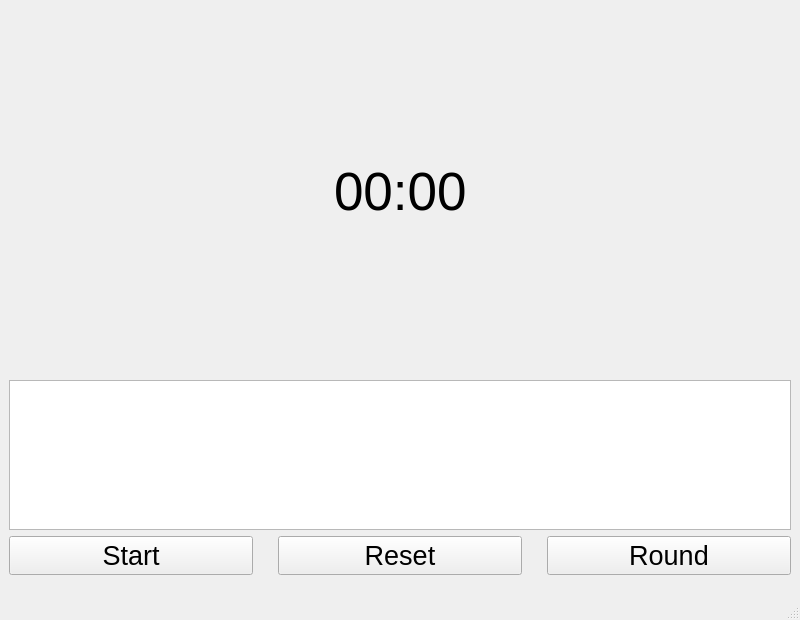
<?xml version="1.0" encoding="UTF-8"?>
<ui version="4.0">
 <class>MainWindow</class>
 <widget class="QMainWindow" name="MainWindow">
  <property name="geometry">
   <rect>
    <x>0</x>
    <y>0</y>
    <width>800</width>
    <height>620</height>
   </rect>
  </property>
  <property name="sizePolicy">
   <sizepolicy hsizetype="Expanding" vsizetype="Fixed">
    <horstretch>0</horstretch>
    <verstretch>0</verstretch>
   </sizepolicy>
  </property>
  <property name="minimumSize">
   <size>
    <width>0</width>
    <height>100</height>
   </size>
  </property>
  <property name="maximumSize">
   <size>
    <width>16777215</width>
    <height>16777215</height>
   </size>
  </property>
  <property name="font">
   <font>
    <pointsize>20</pointsize>
   </font>
  </property>
  <property name="windowTitle">
   <string>MainWindow</string>
  </property>
  <widget class="QWidget" name="centralwidget">
   <layout class="QHBoxLayout" name="horizontalLayout_2">
    <item>
     <layout class="QVBoxLayout" name="verticalLayout_2">
      <item>
       <layout class="QHBoxLayout" name="horizontalLayout">
        <property name="sizeConstraint">
         <enum>QLayout::SizeConstraint::SetMinimumSize</enum>
        </property>
        <item>
         <spacer name="horizontalSpacer">
          <property name="orientation">
           <enum>Qt::Orientation::Horizontal</enum>
          </property>
          <property name="sizeHint" stdset="0">
           <size>
            <width>0</width>
            <height>200</height>
           </size>
          </property>
         </spacer>
        </item>
        <item>
         <widget class="QLabel" name="timer_value">
          <property name="font">
           <font>
            <pointsize>40</pointsize>
           </font>
          </property>
          <property name="text">
           <string>00:00</string>
          </property>
         </widget>
        </item>
        <item>
         <spacer name="horizontalSpacer_2">
          <property name="orientation">
           <enum>Qt::Orientation::Horizontal</enum>
          </property>
          <property name="sizeHint" stdset="0">
           <size>
            <width>0</width>
            <height>0</height>
           </size>
          </property>
         </spacer>
        </item>
       </layout>
      </item>
      <item>
       <layout class="QHBoxLayout" name="horizontalLayout_4">
        <item>
         <widget class="QListWidget" name="lap_list">
          <property name="maximumSize">
           <size>
            <width>16777215</width>
            <height>150</height>
           </size>
          </property>
         </widget>
        </item>
       </layout>
      </item>
      <item>
       <layout class="QHBoxLayout" name="horizontalLayout_3">
        <property name="spacing">
         <number>25</number>
        </property>
        <item>
         <widget class="QPushButton" name="push_start_stop">
          <property name="text">
           <string>Start</string>
          </property>
         </widget>
        </item>
        <item>
         <widget class="QPushButton" name="push_reset">
          <property name="text">
           <string>Reset</string>
          </property>
         </widget>
        </item>
        <item>
         <widget class="QPushButton" name="push_lap">
          <property name="text">
           <string>Round</string>
          </property>
         </widget>
        </item>
       </layout>
      </item>
     </layout>
    </item>
   </layout>
  </widget>
  <widget class="QMenuBar" name="menubar">
   <property name="geometry">
    <rect>
     <x>0</x>
     <y>0</y>
     <width>800</width>
     <height>38</height>
    </rect>
   </property>
  </widget>
  <widget class="QStatusBar" name="statusbar"/>
 </widget>
 <resources/>
 <connections/>
</ui>
